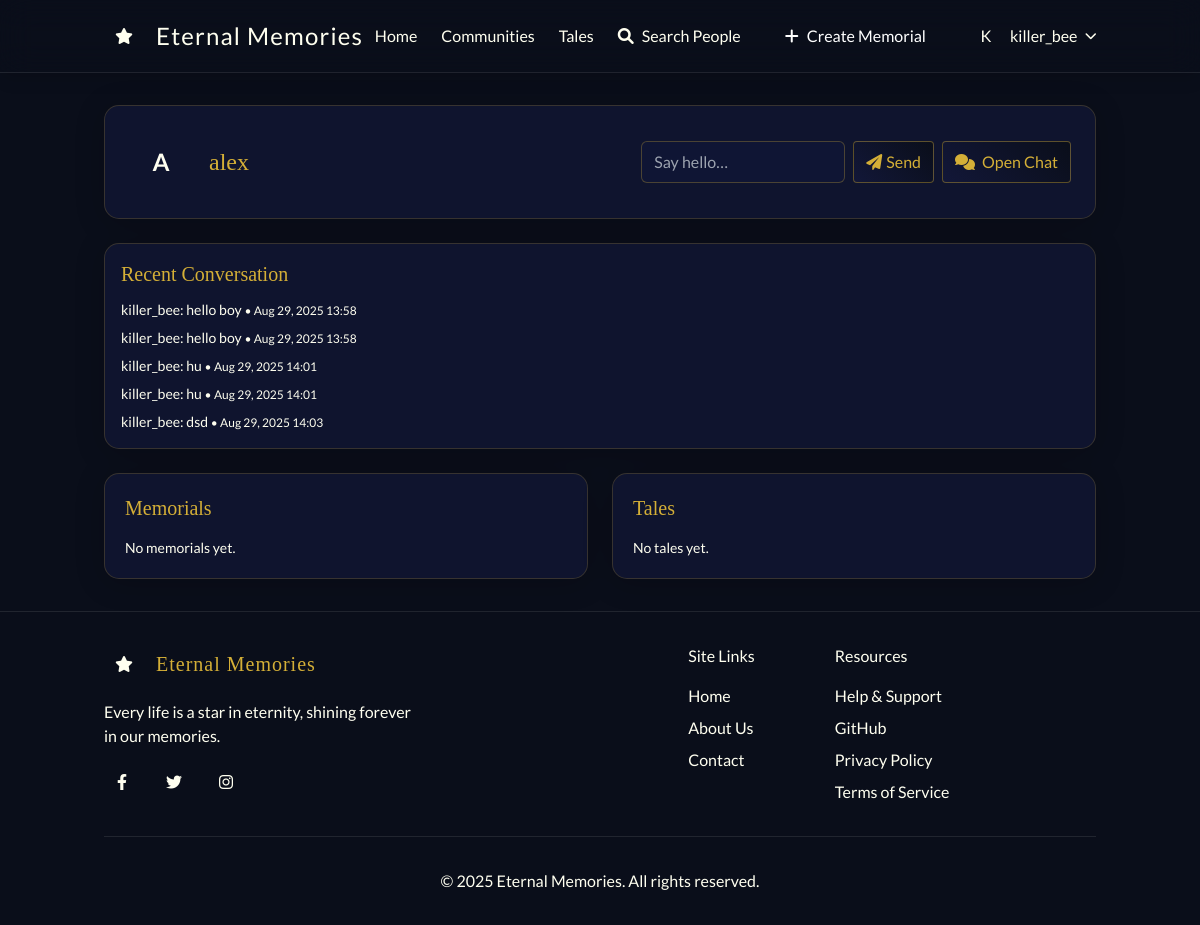
The app's page /users/u/alex/ (signed in) with its own data.
### users/models.py (models this page shows, shortened)
class Profile(models.Model):
    user = models.OneToOneField(User, on_delete=models.CASCADE)
    display_name = models.CharField(max_length=100, blank=True)
    bio = models.TextField(blank=True)
    profile_image = models.ImageField(upload_to='profiles/', blank=True, null=True)
    public_search = models.BooleanField(default=True)
    tags = models.CharField(max_length=255, blank=True, help_text="Comma-separated tags")

class DirectMessage(models.Model):
    sender = models.ForeignKey(User, on_delete=models.CASCADE, related_name='sent_messages')
    receiver = models.ForeignKey(User, on_delete=models.CASCADE, related_name='received_messages')
    content = models.TextField()
    created_at = models.DateTimeField(auto_now_add=True)
    is_read = models.BooleanField(default=False)
    class Meta:
        ordering = ['created_at']

### users/views.py (the view)
# urls.py: path('u/<str:username>/', views.profile_detail, name='profile'),  # NEW
def profile_detail(request, username):
    profile_user = User.objects.filter(username=username).first()
    if not profile_user:
        return render(request, 'users/profile_detail.html', {'not_found': True}, status=404)
    memorials = Memorial.objects.filter(creator=profile_user).select_related('creator')
    tales = Tale.objects.filter(author=profile_user)
    ct_mem = ContentType.objects.get_for_model(Memorial)
    mem_ids = list(memorials.values_list('id', flat=True))
    mem_reacts = (Reaction.objects.filter(content_type=ct_mem, object_id__in=mem_ids)
                  .values('object_id', 'reaction_type').annotate(c=Count('id')))
    mem_counts = {mid: {'like': 0, 'love': 0, 'support': 0} for mid in mem_ids}
    for r in mem_reacts:
        mem_counts[r['object_id']][r['reaction_type']] = r['c']
    user_mem_react = {}
    if request.user.is_authenticated and mem_ids:
        user_rs = Reaction.objects.filter(user=request.user, content_type=ct_mem, object_id__in=mem_ids)
        user_mem_react = {r.object_id: r.reaction_type for r in user_rs}
    ct_tale = ContentType.objects.get_for_model(Tale)
    tale_ids = list(tales.values_list('id', flat=True))
    tale_reacts = (Reaction.objects.filter(content_type=ct_tale, object_id__in=tale_ids)
                   .values('object_id', 'reaction_type').annotate(c=Count('id')))
    tale_counts = {tid: {'like': 0, 'love': 0, 'support': 0} for tid in tale_ids}
    for r in tale_reacts:
        tale_counts[r['object_id']][r['reaction_type']] = r['c']
    user_tale_react = {}
    if request.user.is_authenticated and tale_ids:
        user_rs = Reaction.objects.filter(user=request.user, content_type=ct_tale, object_id__in=tale_ids)
        user_tale_react = {r.object_id: r.reaction_type for r in user_rs}
    convo = []
    if request.user.is_authenticated and request.user != profile_user:
        convo = DirectMessage.objects.filter(
            Q(sender=request.user, receiver=profile_user) | Q(sender=profile_user, receiver=request.user)
        ).order_by('-created_at')[:20]
        convo = list(convo)[::-1]  # oldest first
    for m in memorials:
        c = mem_counts.get(m.id, {'like': 0, 'love': 0, 'support': 0})
        m.count_like = c.get('like', 0)
        m.count_love = c.get('love', 0)
        m.count_support = c.get('support', 0)
        m.my_react = user_mem_react.get(m.id)
    for t in tales:
        c = tale_counts.get(t.id, {'like': 0, 'love': 0, 'support': 0})
        t.count_like = c.get('like', 0)
        t.count_love = c.get('love', 0)
        t.count_support = c.get('support', 0)
        t.my_react = user_tale_react.get(t.id)
    ctx = {
        'profile_user': profile_user,
        'memorials': memorials,
        'tales': tales,
        'mem_counts': mem_counts,
        'user_mem_react': user_mem_react,
        'tale_counts': tale_counts,
        'user_tale_react': user_tale_react,
        'convo': convo,
    }
    return render(request, 'users/profile_detail.html', ctx)

### templates/users/profile_detail.html (shortened to what this page needs)
{% extends 'base.html' %}
{% block content %}
{% if not_found %}
  <div class="celestial-card p-6 text-center fade-in">User not found.</div>
{% else %}
<div class="fade-in space-y-6">
  <div class="celestial-card p-6 flex items-center gap-4">
    <div class="w-16 h-16 rounded-full bg-midnight-blue overflow-hidden flex items-center justify-center">
      {% if profile_user.profile.profile_image %}
        <img src="{{ profile_user.profile.profile_image.url }}" alt="{{ profile_user.username }}" class="w-full h-full object-cover">
      {% else %}
        <span class="text-soft-gold text-2xl font-semibold">{{ profile_user.username|first|upper }}</span>
      {% endif %}
    </div>
    <div class="flex-1">
      <h1 class="text-2xl font-playfair text-soft-gold">{{ profile_user.profile.display_name|default:profile_user.username }}</h1>
    </div>
    {% if user.is_authenticated and user != profile_user %}
      <div class="flex items-center gap-2">
        <form id="dm-form" method="post" action="{% url 'send_dm' username=profile_user.username %}" class="flex items-center gap-2">
          <input type="text" name="message" placeholder="Say hello…" class="bg-transparent border border-soft-gold border-opacity-30 rounded px-3 py-2 text-ivory-white" />
          <button type="submit" class="px-3 py-2 celestial-button rounded"><i class="fas fa-paper-plane mr-1"></i>Send</button>
        </form>
        <a href="{% url 'dm_thread' username=profile_user.username %}" class="px-3 py-2 celestial-button rounded">
          <i class="fas fa-comments mr-1"></i> Open Chat
        </a>
      </div>
    {% endif %}
  </div>
  {% if user.is_authenticated and user != profile_user and convo %}
    <div class="celestial-card p-4">
      <h2 class="text-xl text-soft-gold mb-3">Recent Conversation</h2>
      <div id="dm-thread" class="space-y-2">
        {% for m in convo %}
          <div class="text-sm {% if m.sender_id == user.id %}text-ivory-white{% else %}text-faint-lavender{% endif %}">
            <span class="text-soft-gold">{{ m.sender.username }}</span>:
            {{ m.content }}
            <span class="text-xs text-faint-lavender">• {{ m.created_at|date:"M d, Y H:i" }}</span>
          </div>
        {% endfor %}
      </div>
    </div>
  {% endif %}
  <div class="grid grid-cols-1 md:grid-cols-2 gap-6">
    <section class="celestial-card p-5">
      <h2 class="text-xl text-soft-gold mb-4">Memorials</h2>
      {% if memorials %}
        <div class="space-y-3">
          {% for m in memorials %}
            <div class="flex items-center justify-between">
              <a href="{% url 'memorial_detail' m.pk %}" class="celestial-link">{{ m.name }}</a>
              <div class="flex items-center gap-2" data-type="memorial" data-id="{{ m.id }}">
                <button class="react-btn px-2 py-1 text-xs rounded {% if m.my_react == 'like' %}bg-white bg-opacity-10{% endif %}" data-reaction="like">
                  👍 <span class="rc"> {{ m.count_like }}</span>
                </button>
                <button class="react-btn px-2 py-1 text-xs rounded {% if m.my_react == 'love' %}bg-white bg-opacity-10{% endif %}" data-reaction="love">
                  ❤️ <span class="rc"> {{ m.count_love }}</span>
                </button>
                <button class="react-btn px-2 py-1 text-xs rounded {% if m.my_react == 'support' %}bg-white bg-opacity-10{% endif %}" data-reaction="support">
                  🕊 <span class="rc"> {{ m.count_support }}</span>
                </button>
              </div>
            </div>
          {% endfor %}
        </div>
      {% else %}
        <p class="text-faint-lavender text-sm">No memorials yet.</p>
      {% endif %}
    </section>
    <section class="celestial-card p-5">
      <h2 class="text-xl text-soft-gold mb-4">Tales</h2>
      {% if tales %}
        <div class="space-y-3">
          {% for t in tales %}
            <div class="flex items-center justify-between">
              <a href="{% url 'tales:detail' slug=t.slug %}" class="celestial-link">{{ t.title }}</a>
              <div class="flex items-center gap-2" data-type="tale" data-id="{{ t.id }}">
                <button class="react-btn px-2 py-1 text-xs rounded {% if t.my_react == 'like' %}bg-white bg-opacity-10{% endif %}" data-reaction="like">
                  👍 <span class="rc"> {{ t.count_like }}</span>
                </button>
                <button class="react-btn px-2 py-1 text-xs rounded {% if t.my_react == 'love' %}bg-white bg-opacity-10{% endif %}" data-reaction="love">
                  ❤️ <span class="rc"> {{ t.count_love }}</span>
                </button>
                <button class="react-btn px-2 py-1 text-xs rounded {% if t.my_react == 'support' %}bg-white bg-opacity-10{% endif %}" data-reaction="support">
                  🕊 <span class="rc"> {{ t.count_support }}</span>
                </button>
              </div>
            </div>
          {% endfor %}
        </div>
      {% else %}
        <p class="text-faint-lavender text-sm">No tales yet.</p>
      {% endif %}
    </section>
  </div>
</div>
{% endif %}
{% endblock %}

### templates/base.html (shortened to what this page needs)
{% load static %}
<!DOCTYPE html>
<html lang="en">
<head>
    <link href="https://cdn.jsdelivr.net/npm/tailwindcss@2.2.19/dist/tailwind.min.css" rel="stylesheet">
    <link rel="stylesheet" href="https://cdnjs.cloudflare.com/ajax/libs/font-awesome/6.0.0-beta3/css/all.min.css">
    <link rel="stylesheet" href="{% static 'css/celestial.css' %}">
</head>
<body class="min-h-screen flex flex-col bg-gradient-to-b from-deep-space to-midnight-blue">
    <div class="star-field fixed inset-0 -z-10 pointer-events-none"></div>
    <header class="sticky top-0 z-40 backdrop-filter backdrop-blur-lg bg-opacity-70 bg-midnight-blue shadow-lg border-b border-soft-gold border-opacity-10">
        <nav class="container mx-auto px-4 py-4 flex items-center justify-between">
            <a href="{% url 'home' %}" class="flex items-center group">
                <div class="w-10 h-10 rounded-full bg-gradient-to-br from-soft-gold to-midnight-blue flex items-center justify-center mr-3 transform transition-all duration-500 group-hover:rotate-[360deg]">
                    <i class="fas fa-star text-ivory-white"></i>
                </div>
                <span class="text-2xl font-playfair text-soft-gold tracking-wider">Eternal Memories</span>
            </a>
            <div class="hidden md:flex items-center space-x-6">
                {% if user.is_authenticated %}
                    <a href="{% url 'home' %}" class="text-faint-lavender hover:text-ivory-white transition-colors {% if request.path == '/' %}text-ivory-white{% endif %}" aria-current="{% if request.path == '/' %}page{% endif %}">Home</a>
                    <a href="{% url 'communities:list' %}" class="text-faint-lavender hover:text-ivory-white transition-colors " aria-current="">Communities</a>
                    <a href="{% url 'tales:list' %}" class="text-faint-lavender hover:text-ivory-white transition-colors " aria-current="">Tales</a>
                    <button id="open-people-search" type="button" aria-haspopup="dialog" aria-controls="people-search-overlay"
                            class="text-faint-lavender hover:text-ivory-white transition-colors flex items-center">
                        <i class="fas fa-magnifying-glass mr-2"></i> Search People
                    </button>
                    <a href="{% url 'create_memorial' %}" class="relative px-5 py-2 overflow-hidden group bg-gradient-to-r from-soft-gold to-amber-600 text-white rounded-lg">
                        <span class="relative flex items-center">
                            <i class="fas fa-plus mr-2"></i> Create Memorial
                        </span>
                    </a>
                    <div class="relative" id="user-menu-wrapper">
                        <button id="user-menu-button" type="button" aria-haspopup="true" aria-expanded="false"
                                class="flex items-center space-x-2 focus:outline-none text-ivory-white">
                            <span class="h-8 w-8 rounded-full bg-soft-gold bg-opacity-20 flex items-center justify-center text-soft-gold">
                                {{ user.username.0|upper }}
                            </span>
                            <span class="text-faint-lavender">{{ user.username }}</span>
                            <i class="fas fa-chevron-down text-xs transition-transform" id="user-menu-caret"></i>
                        </button>
                    </div>
                {% endif %}
            </div>
        </nav>
    </header>
    <main class="container mx-auto px-4 py-8 flex-grow">
        {% block content %}{% endblock %}
    </main>
    <footer class="mt-auto py-8 bg-deep-space bg-opacity-80 border-t border-soft-gold border-opacity-10">
        <div class="container mx-auto px-4">
            <div class="flex flex-col md:flex-row justify-between">
                <div class="mb-8 md:mb-0">
                    <div class="flex items-center mb-4">
                        <div class="w-10 h-10 rounded-full bg-gradient-to-br from-soft-gold to-midnight-blue flex items-center justify-center mr-3">
                            <i class="fas fa-star text-ivory-white"></i>
                        </div>
                        <h3 class="text-xl font-playfair text-soft-gold tracking-wider">Eternal Memories</h3>
                    </div>
                    <p class="text-faint-lavender max-w-xs">Every life is a star in eternity, shining forever in our memories.</p>
                    <div class="flex space-x-4 mt-4">
                        <a href="#" class="w-9 h-9 rounded-full bg-midnight-blue flex items-center justify-center text-faint-lavender hover:text-soft-gold transition-colors">
                            <i class="fab fa-facebook-f"></i>
                        </a>
                        <a href="#" class="w-9 h-9 rounded-full bg-midnight-blue flex items-center justify-center text-faint-lavender hover:text-soft-gold transition-colors">
                            <i class="fab fa-twitter"></i>
                        </a>
                        <a href="#" class="w-9 h-9 rounded-full bg-midnight-blue flex items-center justify-center text-faint-lavender hover:text-soft-gold transition-colors">
                            <i class="fab fa-instagram"></i>
                        </a>
                    </div>
                </div>
                <div class="grid grid-cols-2 md:grid-cols-3 gap-8">
                    <div>
                        <h4 class="text-soft-gold font-medium mb-4">Site Links</h4>
                        <ul class="space-y-2">
                            <li><a href="{% url 'home' %}" class="text-faint-lavender hover:text-soft-gold transition-colors">Home</a></li>
                            <li><a href="{% url 'about' %}" class="text-faint-lavender hover:text-soft-gold transition-colors">About Us</a></li>
                            <li><a href="{% url 'contact' %}" class="text-faint-lavender hover:text-soft-gold transition-colors">Contact</a></li>
                        </ul>
                    </div>
                    <div>
                        <h4 class="text-soft-gold font-medium mb-4">Resources</h4>
                        <ul class="space-y-2">
                            <li><a href="#" class="text-faint-lavender hover:text-soft-gold transition-colors">Help & Support</a></li>
                            <li><a href="https://github.com/Aumpatro-22/Eterna" target="_blank" rel="noopener" class="text-faint-lavender hover:text-soft-gold transition-colors">GitHub</a></li>
                            <li><a href="{% url 'privacy' %}" class="text-faint-lavender hover:text-soft-gold transition-colors">Privacy Policy</a></li>
                            <li><a href="#" class="text-faint-lavender hover:text-soft-gold transition-colors">Terms of Service</a></li>
                        </ul>
                    </div>
                </div>
            </div>
            <div class="mt-8 pt-8 border-t border-soft-gold border-opacity-10 text-center">
                <p class="text-faint-lavender">&copy; {% now "Y" %} Eternal Memories. All rights reserved.</p>
            </div>
        </div>
    </footer>
</body>
</html>

### records on screen
DirectMessage: sender.username "killer_bee", content "hello boy", created_at "Aug 29, 2025 13:58"
DirectMessage: sender.username "killer_bee", content "hello boy", created_at "Aug 29, 2025 13:58"
DirectMessage: sender.username "killer_bee", content "hu", created_at "Aug 29, 2025 14:01"
DirectMessage: sender.username "killer_bee", content "hu", created_at "Aug 29, 2025 14:01"
DirectMessage: sender.username "killer_bee", content "dsd", created_at "Aug 29, 2025 14:03"

### other values on screen
{{ user.username.0|upper }} "K"
{{ user.username }} "killer_bee"
{{ profile_user.username|first|upper }} "A"
{{ profile_user.profile.display_name|default:profile_user.username }} "alex"
